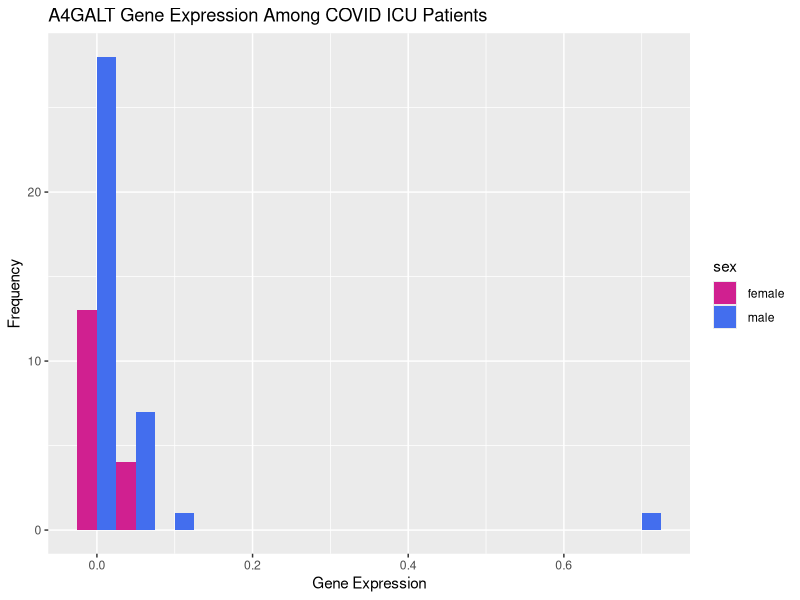
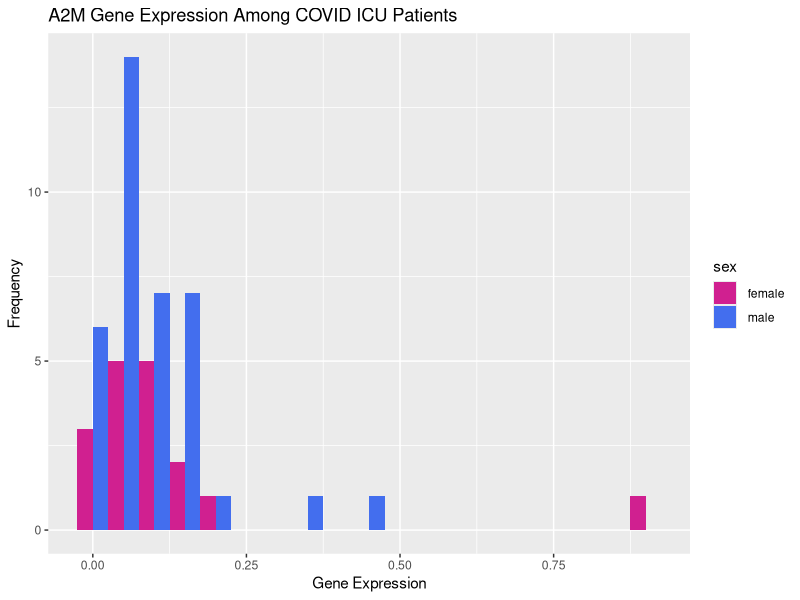
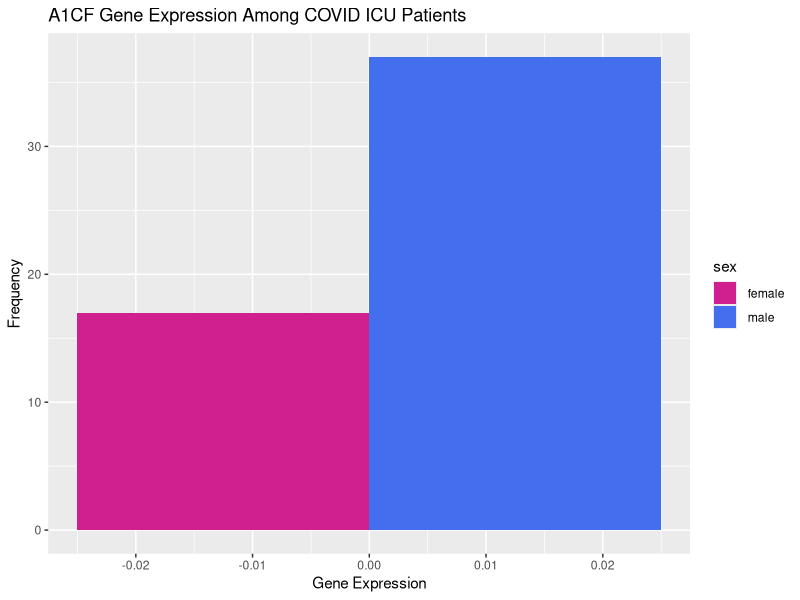
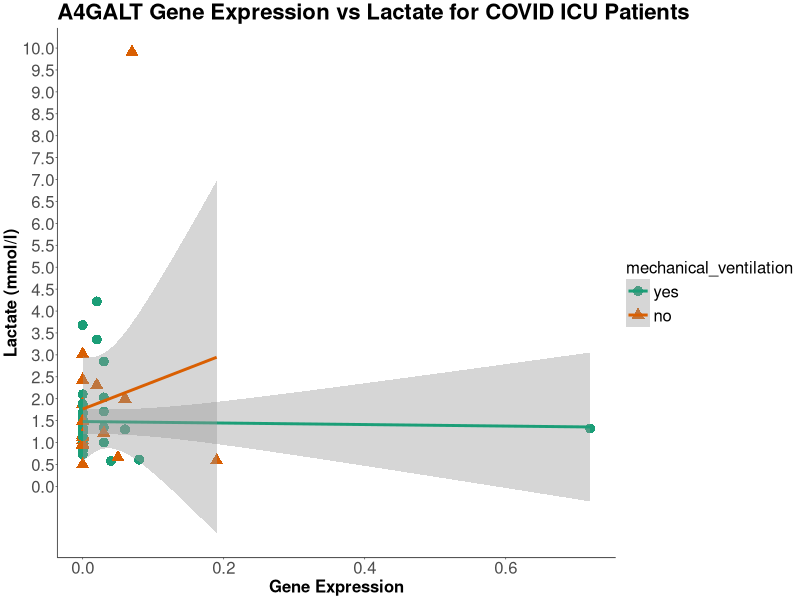
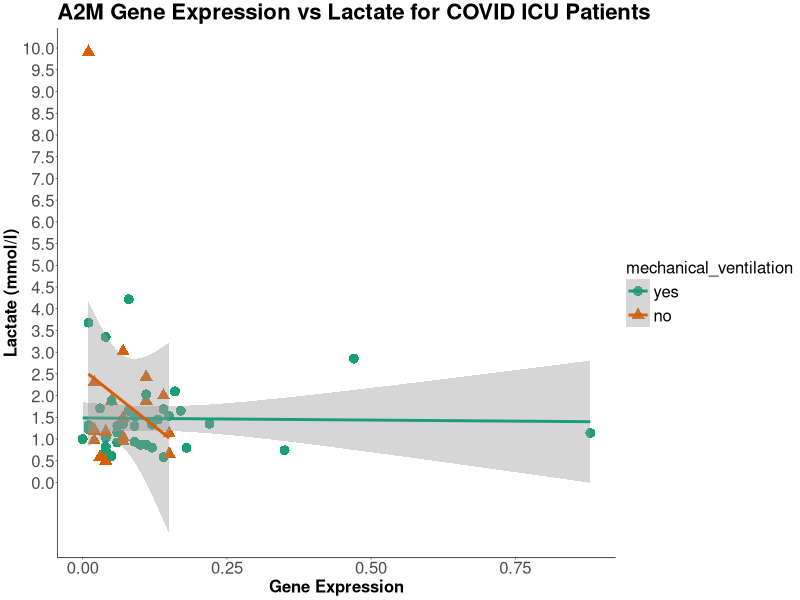
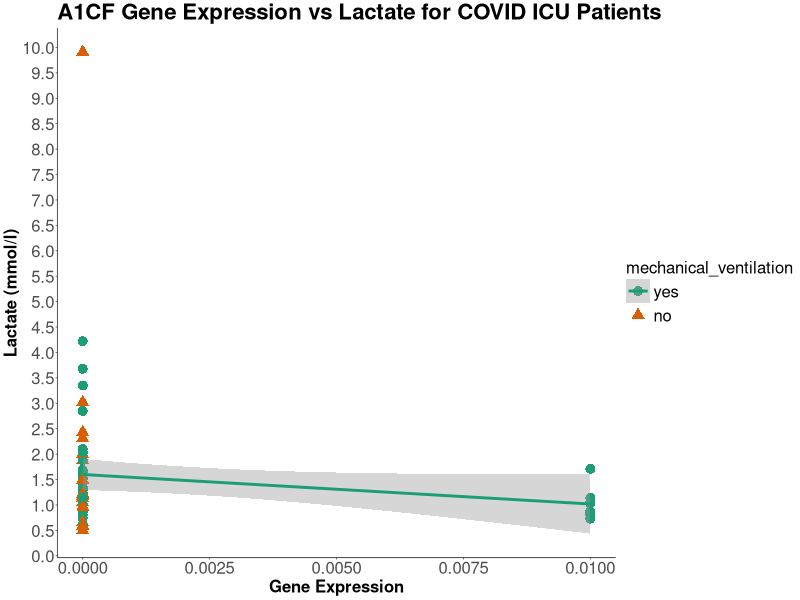
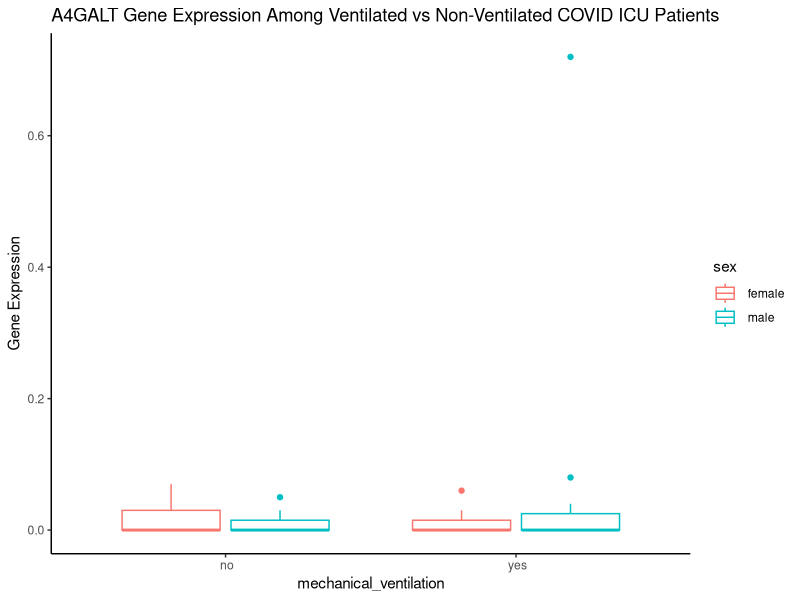
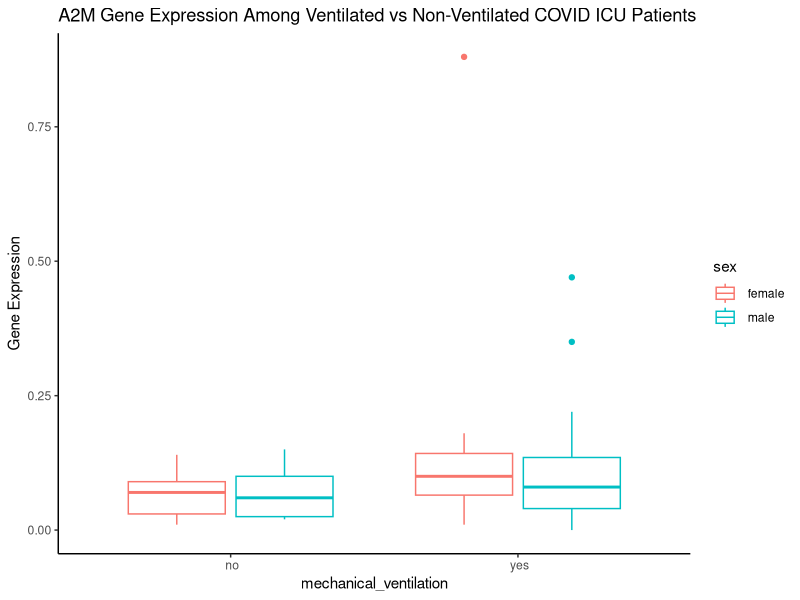

These charts were generated, in order, by the following R code:
## ---- chunk 1
knitr::opts_chunk$set(echo = TRUE)
library(dplyr)
## ---- chunk 2
#DATA CLEANING AND PREP

# Set the working directory and read in the files
setwd("C:/Users/AlexandraTreml/Desktop/MS/QBS103/Project/QBS103_proj")
genes <- read.csv("genes_GSE157103.csv")
participant <- read.csv("series_matrix_GSE157103.csv")

# Rename the first column in genes to 'gene'
genes <- genes %>%
  rename(gene = X)

# Pivot the genes dataframe
genes_long <- genes %>%
  tidyr::pivot_longer(cols = -gene, names_to = 'id', values_to = 'expression')
#head(genes_long)

# rename id column in participant, select my categorical covariates and continuous variable (+age for eda)
participant <- participant %>%
  filter(icu_status == ' yes') %>%
  rename(id = participant_id) %>%
  select(id, age, sex, mechanical_ventilation, lactate.mmol.l.)
#head(participant)

#join 2 dataframes
df <- left_join(participant, genes_long, by = "id")

#clean up new dataframe

#fill lactate unknowns with NA 
df$lactate.mmol.l.[df$lactate.mmol.l. == " unknown"] <- NA
#fill sex unknowns with NA 
df$sex[df$sex == " unknown"] <- NA
#remove : from age, and fill with NA
df$age[df$age == " :"] <- NA

head(df)
## ---- chunk 3
library(ggplot2)
library(dplyr)

hist_func <- function(df, gene_name, cont_covar, cat_covar1, cat_covar2) {
  df <- na.omit(df)
  
  #convert to symbols to use in plotting - unsure how to correct this otherwise
  cont_covar <- sym(cont_covar)
  cat_covar1 <- sym(cat_covar1)
  cat_covar2 <- sym(cat_covar2)
  
  df <- df %>% 
    filter(gene == gene_name) %>%
    select(id, gene, !!cont_covar, !!cat_covar1, !!cat_covar2)
  
  df[[as.character(cat_covar1)]] <- as.factor(df[[as.character(cat_covar1)]])
  
  p <- ggplot(data = df, aes(x = !!cont_covar, fill = !!cat_covar2)) + 
    geom_histogram(binwidth = 0.05, position = 'dodge') + 
    labs(x = 'Gene Expression', y = 'Frequency', 
         title = paste(gene_name, 'Gene Expression Among COVID ICU Patients')) +  
    scale_fill_manual(values = c("violetred", "royalblue2"))
  
  print(p)
}

genes <- c('A4GALT', 'A2M', 'A1CF')

#loop through my gene names to create 3 plots
for (gene in genes) {
  hist_func(df, gene, 'expression', 'age', 'sex')
}

## ---- chunk 4
#create a scatterplot using gene expression and lactate 

# Load necessary libraries
# Load necessary libraries
library(dplyr)
library(ggplot2)

scatterplot_func <- function(df, gene_name, expression, cont_covar, cat_covar1, cat_covar2) {
  
  # Filter the dataframe based on the gene_name argument
  df <- df %>% filter(gene == gene_name)
  
  # Convert columns to appropriate types
  df[[cont_covar]] <- as.numeric(as.character(df[[cont_covar]]))
  df[[cat_covar1]] <- trimws(as.character(df[[cat_covar1]]))
  df[[cat_covar2]] <- trimws(as.character(df[[cat_covar2]]))
  
  # Convert categorical columns to factors
  df[[cat_covar2]] <- factor(df[[cat_covar2]], levels = c("male", "female"))
  df[[cat_covar1]] <- factor(df[[cat_covar1]], levels = c("yes", "no"))
  
  # Filter based on conditions
  #df <- df %>% filter(df[[cont_covar]] <= 6.5, df[[expression]] <= 0.5)
  
  # Scatterplot
  p <- ggplot(df, aes_string(x = expression, y = cont_covar, color = cat_covar1, shape = cat_covar1)) + 
    geom_point(size = 3) + 
    scale_y_continuous(breaks = seq(0, ceiling(max(df[[cont_covar]], na.rm = TRUE)), by = 0.5)) +
    geom_smooth(method = "lm", se = TRUE) + 
    labs(x = 'Gene Expression', y = 'Lactate (mmol/l)', title = paste(gene_name, 'Gene Expression vs Lactate for COVID ICU Patients')) + 
    theme_classic(base_size = 5) +
    scale_color_brewer(palette = 'Dark2') +
    scale_shape_manual(values = c(16, 17)) +  
    theme(
      plot.title = element_text(size = 16, face = "bold"), # Center and bold title
      axis.title = element_text(size = 12, face = "bold"), # Bold axis titles
      axis.text = element_text(size = 12), # Increase axis text size
      legend.title = element_text(size = 12), 
      legend.text = element_text(size = 12) 
    )
  print(p)
}

genes <- c('A4GALT', 'A2M', 'A1CF')

#loop through my gene names to create 3 plots
for (gene in genes) {
  scatterplot_func(df, gene, 'expression', 'lactate.mmol.l.', 'mechanical_ventilation', 'sex')
}

## ---- chunk 5
#boxplot of gene expression separated by both ventilator, sex
boxplot_func <- function(df, gene_name, expression, cat_covar1, cat_covar2) {
    df <- na.omit(df)
    df <- df %>% 
    filter(gene == gene_name)
    
    print(df)

    p <- ggplot(df, aes_string(x = cat_covar1, y = expression, color = cat_covar2)) +
      geom_boxplot() +
      scale_fill_manual(values = c("male" = "royalblue1", "female" = "violetred1")) +
      labs(x = cat_covar1, y = 'Gene Expression', title = paste(gene_name, 'Gene Expression Among Ventilated vs Non-Ventilated COVID ICU Patients')) +
      theme_classic()

    print(p)
} 

genes <- c('A4GALT', 'A2M', 'A1CF')

# Loop through gene names to create 3 plots
for (gene in genes) {
  boxplot_func(df, gene, 'expression', 'mechanical_ventilation', 'sex')
}

## ---- chunk 6
# Boxplot of gene expression separated by both ventilator, sex
boxplot_func <- function(df, gene_name, expression, cat_covar1, cat_covar2) {
  
  # Filter the dataframe based on the gene_name argument
  df <- df %>% filter(gene == gene_name)
  
  # Convert categorical variable to factor with specified levels
  df[[cat_covar2]] <- factor(df[[cat_covar2]], levels = c("male", "female"))
  
  # Create the boxplot
  p <- ggplot(df, aes_string(x = cat_covar1, y = expression, fill = cat_covar2)) +
    geom_boxplot() +
    scale_fill_manual(values = c("male" = "royalblue1", "female" = "violetred1")) +
    labs(x = cat_covar1, y = 'Gene Expression', title = paste(gene_name, 'Gene Expression Among Ventilated vs Non-Ventilated COVID ICU Patients')) +
    theme_classic()
  
  # Print the plot
  print(p)
}

# Example gene names
genes <- c('A4GALT', 'A2M', 'A1CF')

# Loop through gene names to create plots
for (gene in genes) {
  boxplot_func(df, gene, 'expression', 'mechanical_ventilation', 'sex')
}

